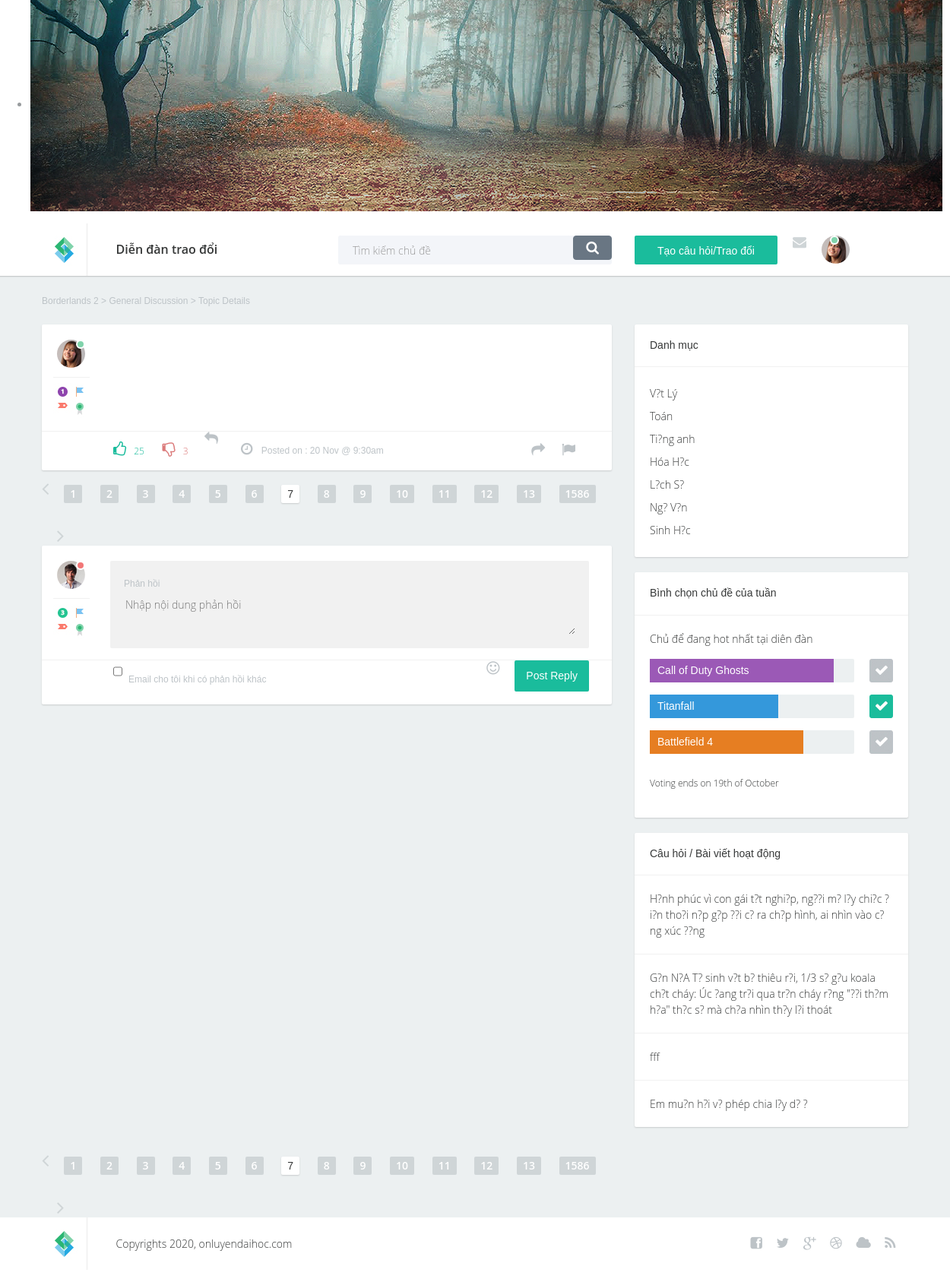
/forum/topic_detail.php, run on the app's committed database.
### tables this page shows
CREATE TABLE IF NOT EXISTS `monhoc` (
  `MaMonHoc` int(11) NOT NULL,
  `TenMonHoc` text NOT NULL
);

CREATE TABLE `topic` (
  `id` int(11) NOT NULL,
  `author_id` int(11) NOT NULL,
  `title` varchar(255) NOT NULL DEFAULT 'Em muốn hỏi về phép chia lấy dư ạ',
  `description` varchar(1000) NOT NULL DEFAULT 'Có phương pháp nào có thê chia lấy dư nhanh mà không cần dùng đến máy tính không ạ.',
  `category_id` int(11) NOT NULL DEFAULT '1'
);

### forum/Panel.php (the view, shortened to what this page needs)
<div class="col-lg-4 col-md-4">
    <div class="sidebarblock">
        <h3>Danh mục</h3>
        <div class="divline"></div>
        <div class="blocktxt">
            <ul class="cats">
                <?php
                $query_1 = "SELECT * FROM monhoc";
                $results_1 = mysqli_query($dbc, $query_1);
                while ($topic = mysqli_fetch_array($results_1, MYSQLI_ASSOC)) {?>
                    <li><a href="#"><?php echo $topic["TenMonHoc"]?><span class="badge pull-right"></span></a></li>
                <?php }?>
            </ul>
        </div>
    </div>
    <div class="sidebarblock">
        <h3>Bình chọn chủ đề của tuần</h3>
        <div class="divline"></div>
        <div class="blocktxt">
            <p>Chủ để đang hot nhất tại diên đàn</p>
            <form action="#" method="post" class="form">
                <table class="poll">
                    <tr>
                        <td>
                            <div class="progress">
                                <div class="progress-bar color1" role="progressbar" aria-valuenow="40" aria-valuemin="0" aria-valuemax="100" style="width: 90%">
                                    Call of Duty Ghosts
                                </div>
                            </div>
                        </td>
                        <td class="chbox">
                            <label for="opt1"></label>
                        </td>
                    </tr>
                    <tr>
                        <td>
                            <div class="progress">
                                <div class="progress-bar color2" role="progressbar" aria-valuenow="40" aria-valuemin="0" aria-valuemax="100" style="width: 63%">
                                    Titanfall
                                </div>
                            </div>
                        </td>
                        <td class="chbox">
                            <label for="opt2"></label>
                        </td>
                    </tr>
                    <tr>
                        <td>
                            <div class="progress">
                                <div class="progress-bar color3" role="progressbar" aria-valuenow="40" aria-valuemin="0" aria-valuemax="100" style="width: 75%">
                                    Battlefield 4
                                </div>
                            </div>
                        </td>
                        <td class="chbox">
                            <label for="opt3"></label>
                        </td>
                    </tr>
                </table>
            </form>
            <p class="smal">Voting ends on 19th of October</p>
        </div>
    </div>
    <div class="sidebarblock">
        <h3>Câu hỏi / Bài viết hoạt động</h3>
        <?php
        $query_2 = "SELECT * FROM topic ORDER by rand() LIMIT 6";
        $results_2 = mysqli_query($dbc, $query_2);
        while ($topic = mysqli_fetch_array($results_2, MYSQLI_ASSOC)) {?>
            <div class="divline"></div>
            <div class="blocktxt">
                <a href="#"><?php echo $topic["title"]?></a>
            </div>
        <?php }?>
    </div>
</div>

### forum/css/custom.css (style rules this page uses)
body { font-family: 'Open Sans Light', sans-serif; font-size: 14px; color: #989c9e; }
a { color: #363838; }
.sidebarblock { background-color: #ffffff; border-radius: 2px; box-shadow: 0 1px 2px #c9cccd; margin-bottom: 20px; }
.sidebarblock h3 { color: #363838; font-size: 14px; font-family: 'Open Sans Bold', sans-serif; margin: 0; padding: 20px; }
.sidebarblock .divline { height: 1px; line-height: 1px; border-bottom: solid 1px #f1f1f1; }
.sidebarblock .blocktxt { padding:20px; }
ul.cats li { list-style: none; display: block; margin:0; padding:0; line-height: 30px; }
ul.cats { margin: 0; padding: 0; }
ul.cats li a { font-size: 14px; color: #363838; font-family: 'Open Sans Light', sans-serif; line-height: 30px; }
.sidebarblock .blocktxt { font-size: 14px; color: #363838; font-family: 'Open Sans Light', sans-serif; }
.sidebarblock .blocktxt .smal { font-size: 12px; }
.chbox { width: 50px; }
table.poll { width: 100%; }
.progress-bar.color1 { background-color: #9b59b6; }
.progress-bar.color2 { background-color: #3498db; }
.progress-bar.color3 { background-color: #e67e22; }
.progress-bar { font-size: 14px; color: #ffffff; font-family: 'Open Sans Bold', sans-serif; line-height: 31px; text-align: left; padding-left: 10px; box-shadow: none; }
.progress { background-color: #ecf0f1; height: 31px; border-radius: 2px; box-shadow: none; }
.poll label { margin-bottom: 0; margin-left: 20px; }
.poll input[type="radio"] + label { display:inline-block; width:31px; height:31px; background: url(../images/radio.jpg) 0 0 no-repeat; vertical-align:middle; cursor:pointer; }
.poll input[type="radio"]:checked + label { background: url(../images/radio.jpg) -31px 0 no-repeat; }
td.chbox { vertical-align: top; }

### data on the page
monhoc: TenMonHoc "V?t Lý"
monhoc: TenMonHoc "Toán"
monhoc: TenMonHoc "Ti?ng anh"
monhoc: TenMonHoc "Hóa H?c"
monhoc: TenMonHoc "L?ch S?"
monhoc: TenMonHoc "Ng? V?n"
monhoc: TenMonHoc "Sinh H?c"
topic: title "H?nh phúc vì con gái t?t nghi?p, ng??i m? l?y chi?c ?i?n tho?i n?p g?p ??i c? ra ch?p hình, ai nhìn vào c?ng xúc ??ng"
topic: title "G?n N?A T? sinh v?t b? thiêu r?i, 1/3 s? g?u koala ch?t cháy: Úc ?ang tr?i qua tr?n cháy r?ng \"??i th?m h?a\" th?c s? mà ch?a nhìn th?y l?i thoát"
topic: title "fff"
topic: title "Em mu?n h?i v? phép chia l?y d? ?"
